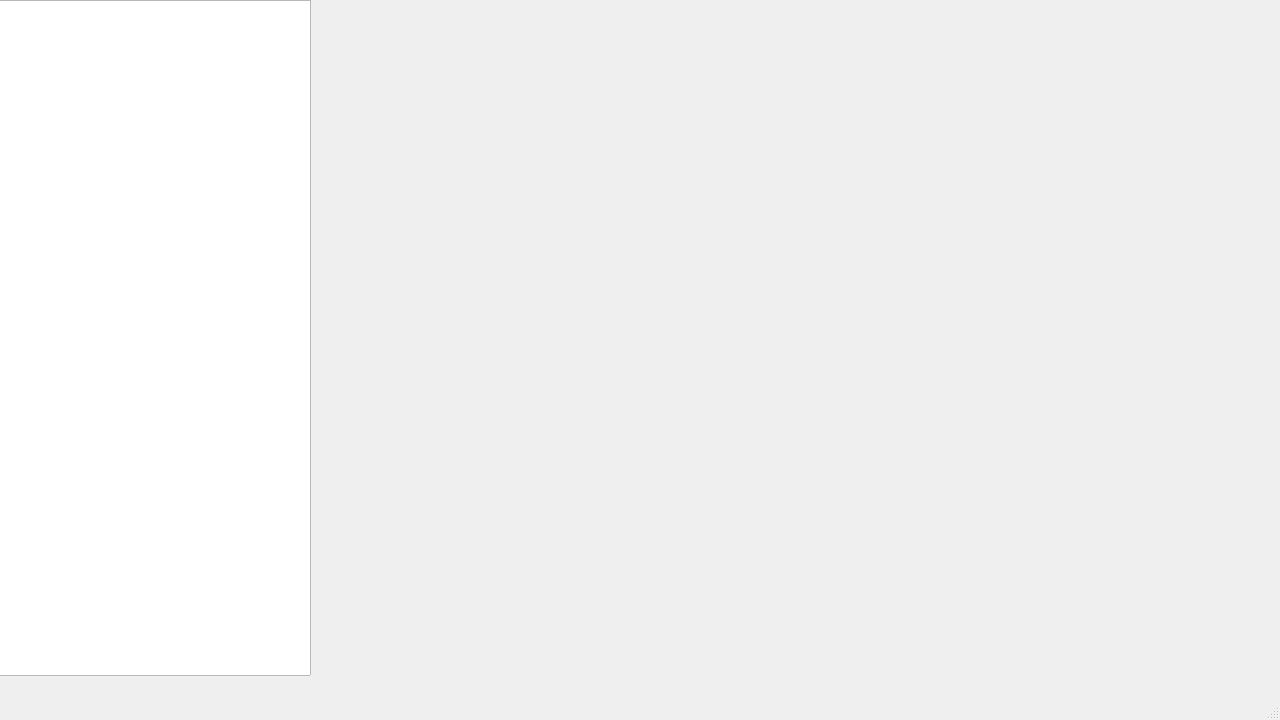
<?xml version="1.0" encoding="UTF-8"?>
<ui version="4.0">
 <class>MainWindow</class>
 <widget class="QMainWindow" name="MainWindow">
  <property name="geometry">
   <rect>
    <x>0</x>
    <y>0</y>
    <width>1280</width>
    <height>720</height>
   </rect>
  </property>
  <property name="sizePolicy">
   <sizepolicy hsizetype="Preferred" vsizetype="Preferred">
    <horstretch>0</horstretch>
    <verstretch>0</verstretch>
   </sizepolicy>
  </property>
  <property name="mouseTracking">
   <bool>true</bool>
  </property>
  <property name="windowTitle">
   <string>MainWindow</string>
  </property>
  <property name="tabShape">
   <enum>QTabWidget::Rounded</enum>
  </property>
  <widget class="QWidget" name="widget">
   <property name="enabled">
    <bool>true</bool>
   </property>
   <property name="sizePolicy">
    <sizepolicy hsizetype="Expanding" vsizetype="Expanding">
     <horstretch>0</horstretch>
     <verstretch>0</verstretch>
    </sizepolicy>
   </property>
   <property name="mouseTracking">
    <bool>true</bool>
   </property>
   <widget class="QListWidget" name="chargeList">
    <property name="geometry">
     <rect>
      <x>-10</x>
      <y>0</y>
      <width>321</width>
      <height>676</height>
     </rect>
    </property>
    <property name="sizePolicy">
     <sizepolicy hsizetype="Preferred" vsizetype="Expanding">
      <horstretch>0</horstretch>
      <verstretch>0</verstretch>
     </sizepolicy>
    </property>
   </widget>
   <widget class="Canvas" name="canvas" native="true">
    <property name="geometry">
     <rect>
      <x>309</x>
      <y>0</y>
      <width>971</width>
      <height>676</height>
     </rect>
    </property>
    <property name="sizePolicy">
     <sizepolicy hsizetype="Expanding" vsizetype="Expanding">
      <horstretch>0</horstretch>
      <verstretch>0</verstretch>
     </sizepolicy>
    </property>
    <property name="acceptDrops">
     <bool>true</bool>
    </property>
   </widget>
  </widget>
  <widget class="QMenuBar" name="menubar">
   <property name="geometry">
    <rect>
     <x>0</x>
     <y>0</y>
     <width>1280</width>
     <height>22</height>
    </rect>
   </property>
  </widget>
  <widget class="QStatusBar" name="statusbar">
   <property name="mouseTracking">
    <bool>true</bool>
   </property>
  </widget>
  <action name="actionOpen">
   <property name="text">
    <string>Open</string>
   </property>
  </action>
 </widget>
 <customwidgets>
  <customwidget>
   <class>Canvas</class>
   <extends>QWidget</extends>
   <header>canvas.h</header>
   <container>1</container>
  </customwidget>
 </customwidgets>
 <resources/>
 <connections/>
</ui>
